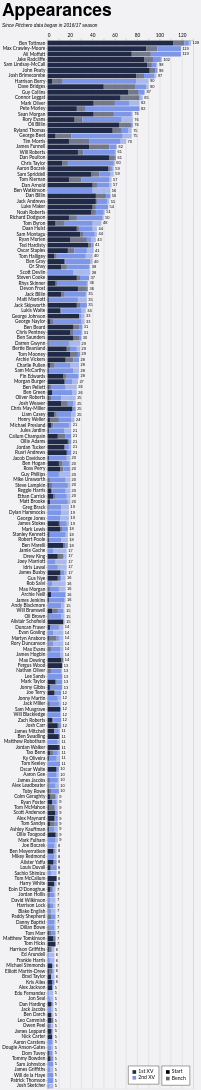

Specify this chart in Vega-Lite:
### Vega-Lite specification from a JSON file in a GitHub repository (floating-point values rounded to 4 significant figures; data arrays with more than 128 entries replaced by an {"elided": "..."} marker saying what was removed)
{"config": {"axis": {"labelFont": "Lato, sans-serif", "titleFont": "PT Sans Narrow, Helvetica Neue, Helvetica, Arial, sans-serif", "labelFontSize": 13, "titleFontSize": 24, "gridColor": "#202947", "gridOpacity": 0.2}, "header": {"labelFont": "PT Sans Narrow, Helvetica Neue, Helvetica, Arial, sans-serif", "titleFont": "PT Sans Narrow, Helvetica Neue, Helvetica, Arial, sans-serif", "labelFontSize": 24, "titleFontSize": 28, "labelFontWeight": "bold", "orient": "left"}, "legend": {"labelFont": "Lato, sans-serif", "titleFont": "PT Sans Narrow, Helvetica Neue, Helvetica, Arial, sans-serif", "labelFontSize": 14, "titleFontSize": 16, "titlePadding": 5, "fillColor": "white", "strokeColor": "black", "padding": 10, "titleFontWeight": "lighter", "titleFontStyle": "italic", "titleColor": "gray", "offset": 10}, "title": {"font": "PT Sans Narrow, Helvetica Neue, Helvetica, Arial, sans-serif", "fontSize": 48, "fontWeight": "bold", "anchor": "start", "align": "center", "titlePadding": 20, "subtitlePadding": 10, "subtitleFontSize": 13, "subtitleColor": "", "subtitleFontStyle": "italic", "offset": 15, "color": "black"}, "axisX": {"labelAngle": 0}, "facet": {"title": null, "header": null, "align": {"row": "each", "column": "each"}}, "resolve": {"scale": {"y": "independent", "facet": "independent"}}, "background": "#f2f1f4", "scale": {"offsetBandPaddingOuter": 0.2, "offsetBandPaddingInner": 0.1}}, "layer": [{"mark": {"type": "bar"}, "encoding": {"color": {"field": "squad", "legend": {"direction": "vertical", "labelExpr": "datum.value + ' XV'", "orient": "bottom-right", "title": null}, "scale": {"domain": ["1st", "2nd"], "range": ["#202946", "#7d96e8"]}, "sort": ["1st", "2nd"], "type": "nominal"}, "opacity": {"field": "start", "legend": {"direction": "vertical", "orient": "bottom-right", "title": null}, "scale": {"domain": ["Start", "Bench"], "range": [1.0, 0.6]}, "sort": ["Start", "Bench"], "type": "nominal"}, "order": {"field": "stack_order", "sort": "ascending", "type": "quantitative"}, "tooltip": [{"field": "player", "title": "Player", "type": "nominal"}, {"field": "squad", "title": "Squad", "type": "nominal"}, {"field": "start", "title": "Selection", "type": "nominal"}, {"aggregate": "sum", "field": "games", "title": "Games", "type": "quantitative"}, {"aggregate": "max", "field": "player_total", "title": "Total", "type": "quantitative"}], "x": {"aggregate": "sum", "axis": {"orient": "top", "title": null}, "field": "games", "type": "quantitative"}, "y": {"field": "player", "sort": {"field": "player_total", "op": "max", "order": "descending"}, "title": null, "type": "nominal"}}}, {"mark": {"type": "text", "align": "left", "baseline": "middle", "color": "black", "dx": 4, "fontSize": 11}, "encoding": {"text": {"field": "total_games", "format": ".0f", "type": "quantitative"}, "x": {"axis": {"orient": "top", "title": null}, "field": "total_games", "type": "quantitative"}, "y": {"field": "player", "sort": {"field": "player_total", "op": "max", "order": "descending"}, "title": null, "type": "nominal"}}, "transform": [{"aggregate": [{"op": "sum", "field": "games", "as": "total_games"}, {"op": "max", "field": "player_total", "as": "player_total"}], "groupby": ["player"]}]}], "data": {"name": "data-b8f3edfc96be3306c882f88cefc555c3"}, "height": {"step": 15}, "params": [{"name": "seasonParam", "value": []}, {"name": "gameTypesParam", "value": []}, {"name": "squadParam", "value": "All"}, {"name": "positionsParam", "value": []}, {"name": "minAppsParam", "value": 5}], "title": {"text": "Appearances", "subtitle": "Since Pitchero data began in 2016/17 season"}, "transform": [{"filter": "length(seasonParam) === 0 || indexof(seasonParam, datum.season) >= 0"}, {"filter": "length(gameTypesParam) === 0 || indexof(gameTypesParam, datum.game_type) >= 0"}, {"filter": "squadParam === \"All\" || datum.squad === squadParam"}, {"filter": "length(positionsParam) === 0 || indexof(positionsParam, datum.position) >= 0"}, {"joinaggregate": [{"op": "sum", "field": "games", "as": "player_total"}], "groupby": ["player"]}, {"filter": "datum.player_total >= minAppsParam"}], "width": 400, "$schema": "https://vega.github.io/schema/vega-lite/v5.20.1.json", "datasets": {"data-b8f3edfc96be3306c882f88cefc555c3": {"elided": "2362 records"}}}
